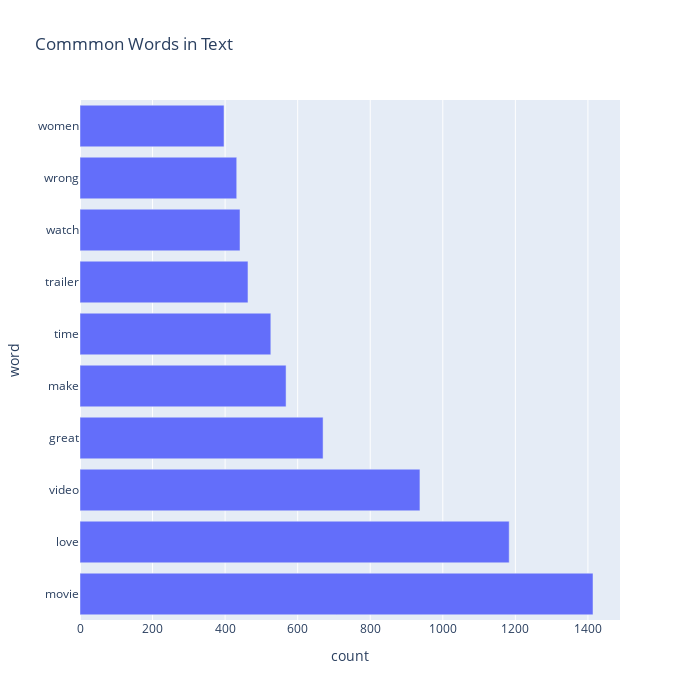

Write notebook code for a chart like this one.
### Code cell
px.bar(temp, x="count", y="word", title='Commmon Words in Text', orientation='h', 
             width=700, height=700)

### Figure 1 — Plotly figure (JSON) as saved in the notebook; plotly's stock layout.template omitted (floating-point values rounded to 4 significant figures)
{"data": [{"alignmentgroup": "True", "hovertemplate": "count=%{x}<br>word=%{y}<extra></extra>", "legendgroup": "", "marker": {"color": "#636efa", "pattern": {"shape": ""}}, "name": "", "offsetgroup": "", "orientation": "h", "showlegend": false, "textposition": "auto", "x": [1414, 1183, 937, 670, 568, 526, 463, 441, 432, 397], "xaxis": "x", "y": ["movie", "love", "video", "great", "make", "time", "trailer", "watch", "wrong", "women"], "yaxis": "y", "type": "bar"}], "layout": {"xaxis": {"anchor": "y", "domain": [0.0, 1.0], "title": {"text": "count"}}, "yaxis": {"anchor": "x", "domain": [0.0, 1.0], "title": {"text": "word"}}, "legend": {"tracegroupgap": 0}, "title": {"text": "Commmon Words in Text"}, "barmode": "relative", "height": 700, "width": 700}}
